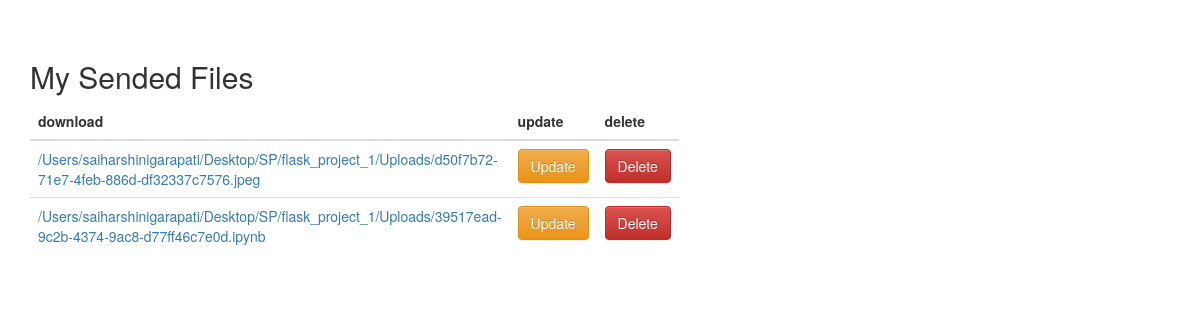
The page /my_files/sent (signed in) on the database its author committed.
### tables this page shows
CREATE TABLE friend_files (id VARCHAR(255) PRIMARY KEY,file_path VARCHAR(255),uploaded_by VARCHAR(255),uploaded_to VARCHAR(255));

### app.py (the view, shortened to what this page needs)
@app.route("/my_files/<string:flow>")
def my_files(flow):
    if flow=="sent":
        userID = request.cookies.get('userID')
        conn = sqlite3.connect('user.db')
        cur = conn.cursor()
        query = f"select * from friend_files where uploaded_by='{userID}'"
        cur.execute(query)
        rows = cur.fetchall()
        print(rows)
        conn.commit()
        conn.close()
        return render_template("myfiles.html",records = rows)

### templates/myfiles.html (shortened to what this page needs)
<!DOCTYPE html>
<html lang="en">
<head>
    <link rel="stylesheet" href="https://cdnjs.cloudflare.com/ajax/libs/meyer-reset/2.0/reset.min.css">
    <link rel="stylesheet" href="https://maxcdn.bootstrapcdn.com/bootstrap/3.3.7/css/bootstrap.min.css">
    <link rel="stylesheet" href="https://maxcdn.bootstrapcdn.com/bootstrap/3.3.7/css/bootstrap-theme.min.css">
</head>
<body>
    <div class="container">
        <div class="row" style="margin-top: 40px">
            <div class="col-md-6">
                <h2>My Sended Files</h2>
                <table class="table table-dark table-hover">
                    <thead>
                        <th>
                            download
                        </th>
                        <th>
                            update
                        </th>
                        <th>
                            delete
                        </th>
                    </thead>
                    <tbody>
                            {% for record in records %}
                        <tr>
                                <td><a href="{{ url_for('download_file',file_id=record[0]) }}"> {{ record[1] }}</a></td>
                                <td><a href="{{ url_for('update_file',file_id=record[0]) }}" class="btn btn-warning">Update</a></td>
                                <td><a href="{{ url_for('delete_file',file_id=record[0]) }}" class="btn btn-danger"> Delete</a></td>
                        </tr>
                        {% endfor %}
                    </tbody>
                </table>
            </div>
        </div>
    </div>
</body>
</html>

### rows shown on the page
friend_files: file_path "/Users/saiharshinigarapati/Desktop/SP/flask_project_1/Uploads/d50f7b72-71e7-4feb-886d-df32337c7576.jpeg"
friend_files: file_path "/Users/saiharshinigarapati/Desktop/SP/flask_project_1/Uploads/39517ead-9c2b-4374-9ac8-d77ff46c7e0d.ipynb"
